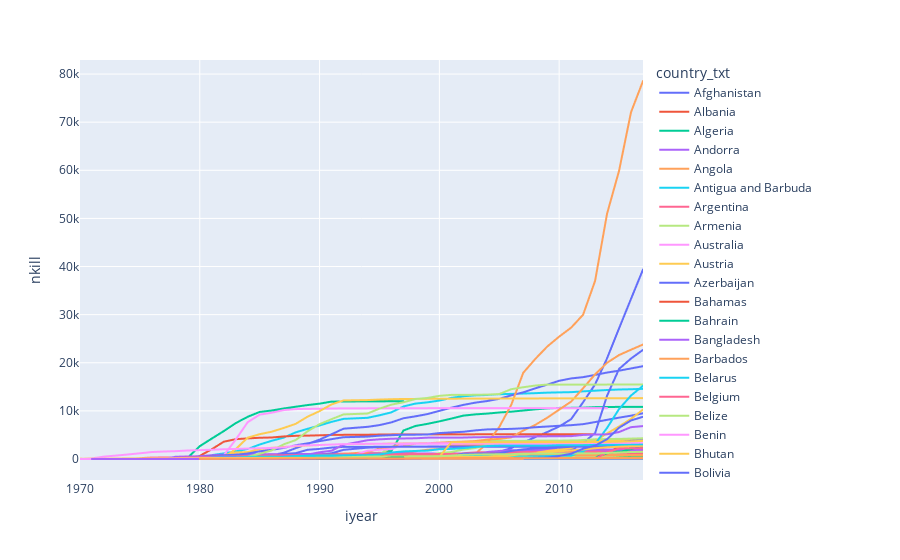

This figure's notebook cell:
### Code cell
px.line(data_nmort,x='iyear',y='nkill', color='country_txt')
